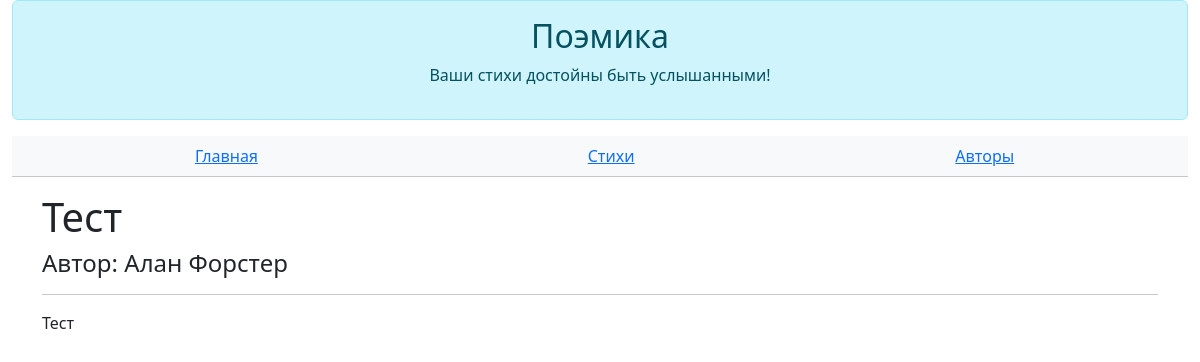
The app's page /poem/1, older data.
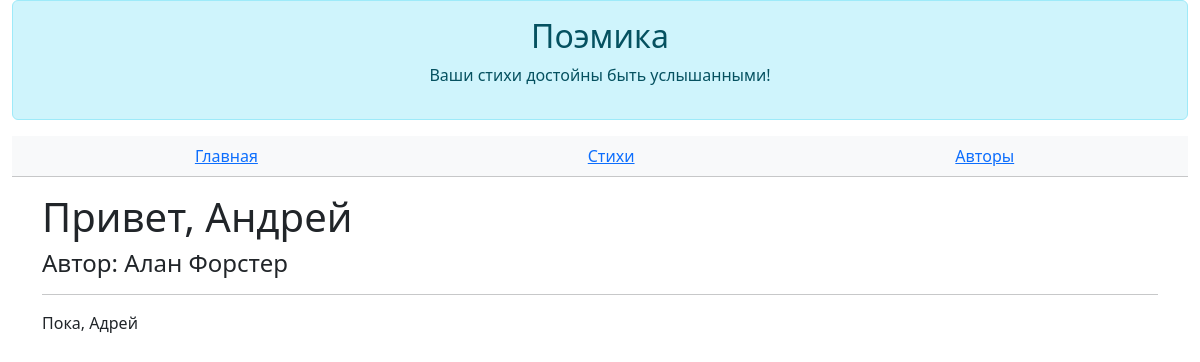
The same page, newer data.
### data/all_models.py (models this page shows)
class Poem(SqlAlchemyBase, SerializerMixin):
    __tablename__ = "poems"
    id = sqlalchemy.Column(sqlalchemy.Integer, primary_key=True, autoincrement=True)
    author_id = sqlalchemy.Column(sqlalchemy.Integer, sqlalchemy.ForeignKey(User.id))
    author = orm.relationship("User")
    title = sqlalchemy.Column(sqlalchemy.String(25))
    body = sqlalchemy.Column(sqlalchemy.Text)
    read_count = sqlalchemy.Column(sqlalchemy.Integer, default=0)
    is_private = sqlalchemy.Column(sqlalchemy.Boolean, default=True)
    created = sqlalchemy.Column(sqlalchemy.DateTime, default=datetime.datetime.now())

class User(SqlAlchemyBase, UserMixin, SerializerMixin):
    __tablename__ = "users"
    id = sqlalchemy.Column(sqlalchemy.Integer, primary_key=True, autoincrement=True)
    login = sqlalchemy.Column(sqlalchemy.String)
    name = sqlalchemy.Column(sqlalchemy.String)
    email = sqlalchemy.Column(sqlalchemy.String, unique=True)
    description = sqlalchemy.Column(sqlalchemy.Text)
    hashed_password = sqlalchemy.Column(sqlalchemy.String)
    poems = orm.relationship("Poem", back_populates="author")

### main.py (the view)
@app.route("/poem/<poem_id>")
def poem(poem_id):
    poem = db.query(Poem).filter(Poem.id == poem_id).first()
    title = poem.title
    body = poem.body.split('#')
    return flask.render_template("poem.html", title=title, body=body, poem=poem)

### templates/poem.html
{% extends 'base.html' %}
{% block _header %}
    <table class="table table-light text-center">
        <tbody>
            <tr>
                <td>
                    <a href="/">Главная</a>
                </td>
                <td>
                    <a href="/poems">Стихи</a>
                </td>
                <td>
                    <a href="/authors">Авторы</a>
                </td>
            </tr>
        </tbody>
    </table>
{% endblock %}
{% block _body %}
    <h1>{{title}}</h1>
    <h4>Автор: {{poem.author.login}}</h4>
    <hr/>
    <p>
        {% for line in body %}
            {{line}}<br/>
        {% endfor %}
    </p>
    <br/>
{% endblock %}

### templates/base.html (shortened to what this page needs)
<!doctype html>
<html lang="en">
  <head>
    <link href="https://cdn.jsdelivr.net/npm/bootstrap@5.3.3/dist/css/bootstrap.min.css" rel="stylesheet">
  </head>
  <body>
    <div class="container-fluid">
        <div class="alert alert-info" role="alert">
            <h2 class="text-center">Поэмика</h2>
            <p class="text-center">Ваши стихи достойны быть услышанными!</p>
        </div>
        {% block _header %}
        {% endblock %}
    </div>
    <div class="container">
      {% block _body %}{% endblock %}
    </div>
  </body>
</html>

Row changes from the older to the newer data that the page shows:
changed Poem: title "Тест" → "Привет, Андрей"; body "Тест" → "Пока, Адрей"
